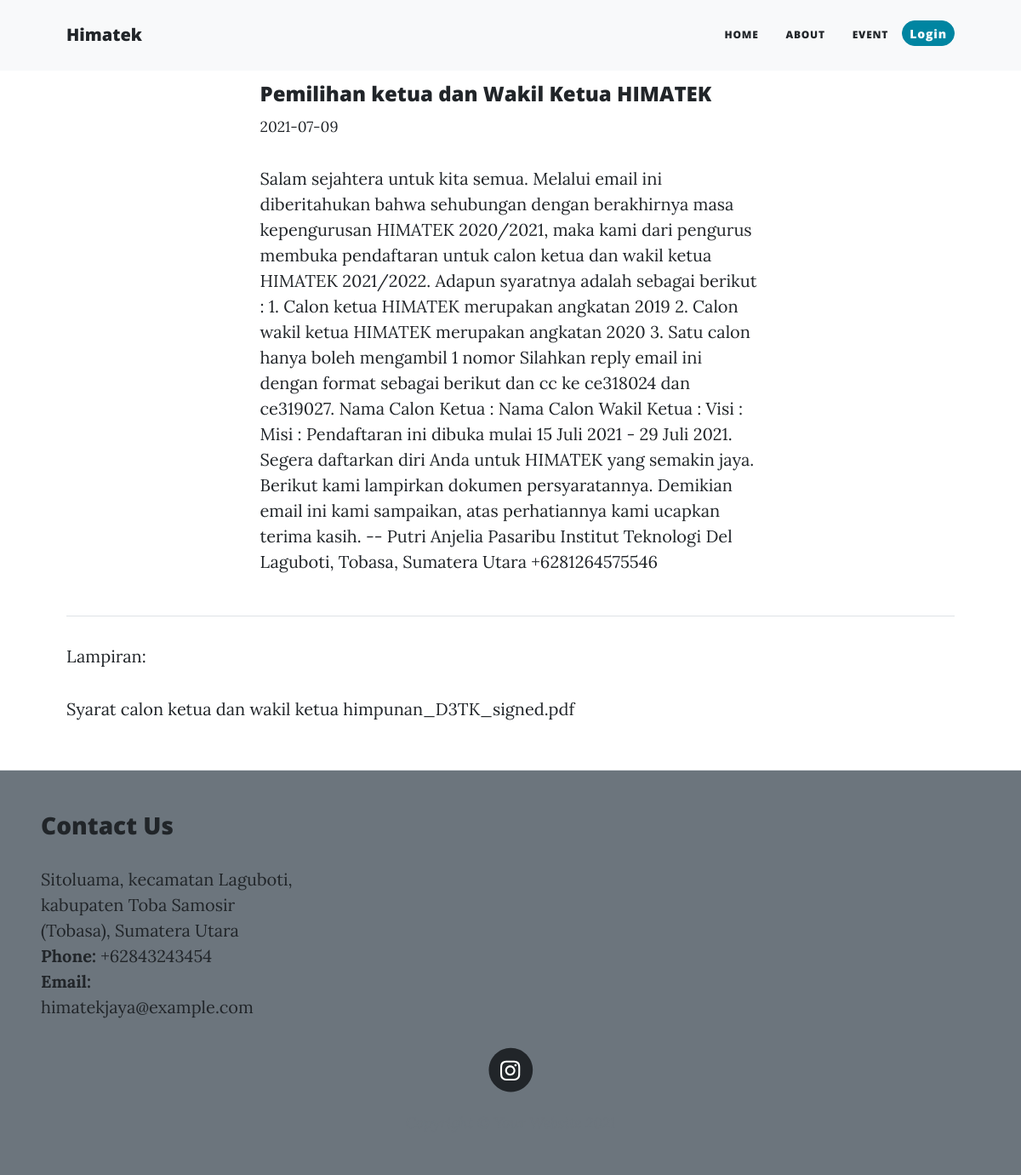
Screenshot of /detail.php?id=1 with the database file from the repository.
### tables this page shows
CREATE TABLE `event` (
  `id` int(11) NOT NULL,
  `nama_kegiatan` varchar(100) NOT NULL,
  `tanggal` date NOT NULL,
  `deskripsi` varchar(5000) NOT NULL,
  `file_lampiran` varchar(500) NOT NULL
);

### detail.php (the view, shortened to what this page needs)
<?php
    require "config.php";
    $id = $_GET['id'];
    $query = "SELECT * FROM event WHERE id ='$id'";
    $sql = mysqli_query($conn,$query);
    $data = mysqli_fetch_assoc($sql);
?>
<!DOCTYPE html>
<html lang="en">
<head>
    <link href="css/styles.css" rel="stylesheet" />
</head>
<body class="text-dark">
    <nav class="navbar navbar-expand-lg bg-light" id="mainNav">
        <div class="container px-4 px-lg-5">
            <a class="navbar-brand text-dark" href="index.html">Himatek</a>
            <div class="collapse navbar-collapse" id="navbarResponsive">
                <ul class="navbar-nav ms-auto py-4 py-lg-0">
                    <li class="nav-item"><a class="nav-link px-lg-3 py-3 py-lg-4 text-dark" href="../himatek/">Home</a>
                    </li>
                    <li class="nav-item"><a class="nav-link px-lg-3 py-3 py-lg-4 text-dark" href="about.php">About</a>
                    </li>
                    <li class="nav-item"><a class="nav-link px-lg-3 py-3 py-lg-4 text-dark" href="post.php">Event</a>
                    </li>
                    <a href="login.php">
                        <button type="button" class="btn btn-primary btn-lg-5 mt-3 btn-sm" rounded="100px"
                            style="height: 30px; border-radius: 50px;">Login</button>
                    </a>
                </ul>
            </div>
        </div>
    </nav>
    <header class="content">
        <div class="container position-relative px-4 px-lg-5">
            <div class="row gx-4 gx-lg-5 justify-content-center mt-lg-5">
                <div class="col-md-10 col-lg-8 col-xl-7">
                    <div class="position-relative">
                        <h4 class="title mt-lg-5"><?php echo $data['nama_kegiatan'];?></h4>
                        <small><?php echo $data['tanggal']?></small>
                    </div>
                </div>
            </div>
        </div>
    </header>
    <article class="mb-4">
        <div class="container px-4 px-lg-5">
            <div class="row gx-4 gx-lg-5 justify-content-center">
                <div class="col-md-10 col-lg-8 col-xl-7">
                    <p><?php echo $data['deskripsi'];?></p>
                </div>
                <div class="container">
                    <hr>
                    <p>Lampiran:</p>
                    <a class="link" href="file/<?php echo $data['file_lampiran'];?>"><p><?php echo $data['file_lampiran'];?></p></a>
                </div>
            </div>
        </div>
    </article>
    <footer class="border-top bg-secondary">
        <div class="col-lg-3 col-md-6 footer-contact ms-5">
            <h3>Contact Us</h3>
            <p>Sitoluama, kecamatan Laguboti, kabupaten Toba Samosir (Tobasa), Sumatera Utara<br>
                <strong>Phone:</strong> +62843243454<br>
                <strong>Email:</strong> himatekjaya@example.com<br>
            </p>
        </div>
        <div class="container px-4 px-lg-5">
            <div class="row gx-4 gx-lg-5 justify-content-center">
                <div class="col-md-10 col-lg-8 col-xl-7">
                    <ul class="list-inline text-center">
                        <li class="list-inline-item">
                            <a href="#!">
                                <span class="fa-stack fa-lg">
                                    <i class="fas fa-circle fa-stack-2x"></i>
                                    <i class="fab fa-instagram fa-stack-1x fa-inverse"></i>
                                </span>
                            </a>
                        </li>
                    </ul>
                    <div class="small text-center text-muted fst-italic">Copyright &copy; Your Website 2021</div>
                </div>
            </div>
        </div>
    </footer>
</body>
</html>

### rows the page displays
event: nama_kegiatan "Pemilihan ketua dan Wakil Ketua HIMATEK", tanggal "2021-07-09", deskripsi "Salam sejahtera untuk kita semua. Melalui email ini diberitahukan bahwa sehubungan dengan berakhirnya masa kepengurusan HIMATEK 2020/2021, maka kami dari pengurus membuka pendaftaran untuk calon ketua dan wakil ketua HIMATEK 2021/2022. Adapun syaratnya adalah sebagai berikut : 1. Calon ketua HIMATEK merupakan angkatan 2019 2. Calon wakil ketua HIMATEK merupakan angkatan 2020 3. Satu calon hanya boleh mengambil 1 nomor Silahkan reply email ini dengan format sebagai berikut dan cc ke ce318024 dan ce319027. Nama Calon Ketua : Nama Calon Wakil Ketua : Visi : Misi : Pendaftaran ini dibuka mulai 15 Juli 2021 - 29 Juli 2021. Segera daftarkan diri Anda untuk HIMATEK yang semakin jaya. Berikut kami…", file_lampiran "Syarat calon ketua dan wakil ketua himpunan_D3TK_signed.pdf"
